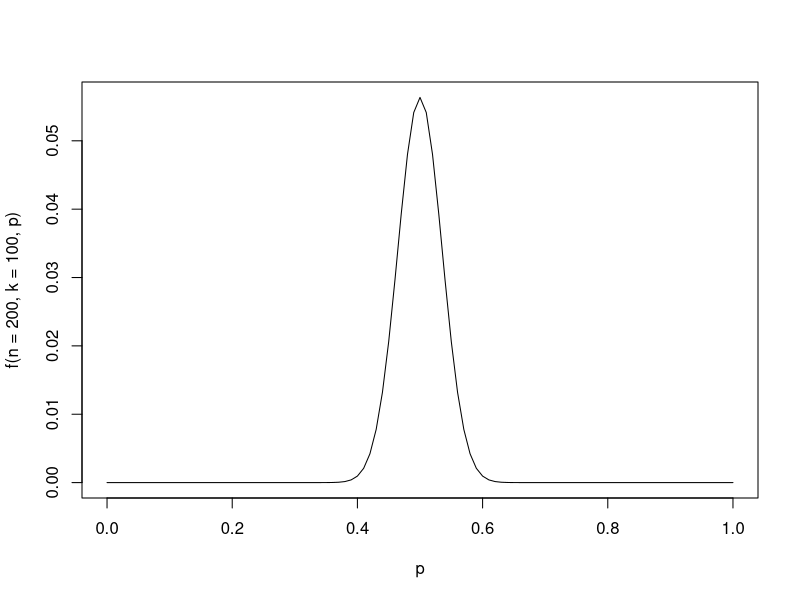
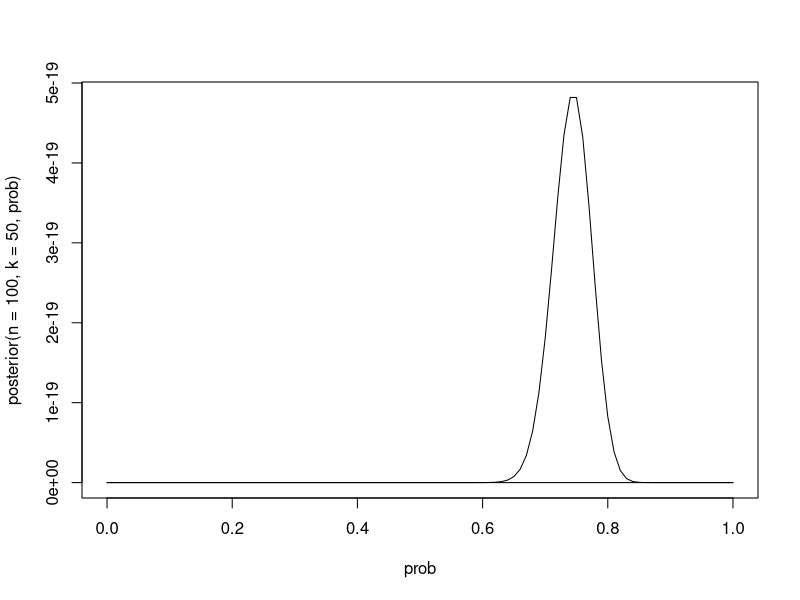

Write the R code that produced these figures, in order.
#	file <- "100_bayes_binomial_model.R"
#

#
#	NOTES:	alt-f4  to remove window displaying curve.
#					xname tells function which variable to plot over.
#					Likelihood function:  given the data, which p fits best?
#
#	Given thros (n), successes(k), find mass density for give prob
f  <- function (n, k, prob) {
	dbinom(x=k,
				 size=n,
				 prob=prob)
}


f(n=2,k=0,prob=1/2)
f(n=2,k=1,prob=1/2)
f(n=2,k=2,prob=1/2)

curve(f(n=200,k=100,p), 0,  1, xname="p")


##	A very unfair coin has p=0.1, show what n=100  (size=1 experiment) throws might look like 
##	expect 99 heads/out of 100
##
sum(rbinom(n=		100	, size=1, p=0.1	))

#	prior, expect out of n=100 throws, 99 heads
posterior <- function(n,k, prob) {
		dbinom(x=k, size=n, prob)*dbinom(x=99, size=100, prob)
}

##	Aftr 100 throws
curve(posterior(n=100, k=50, prob), 0, 1, xname="prob")

##	After 1000 throws, almost exactly right!
curve(posterior(n=1000, k=500, prob), 0, 1, xname="prob", add=T)


##
